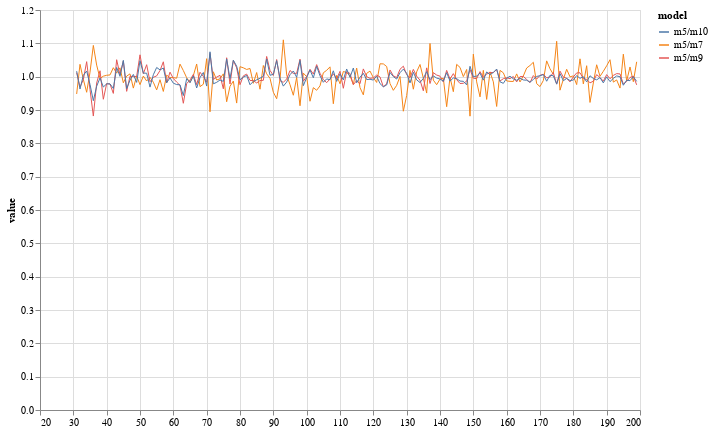

Notebook code cell kept with this figure:
### Code cell
width = 600
height = 400
c = alt.Chart(bfdf).mark_line(
    strokeWidth = 1,
    ).encode(
    alt.X('t:Q', title=None),
    alt.Y('value:Q'),
    alt.Color('model')
    ).properties(width=width, height=height).interactive()
c

### Figure 1 — Vega-Lite specification as saved in the notebook (floating-point values rounded to 4 significant figures; data arrays with more than 128 entries replaced by an {"elided": "..."} marker saying what was removed)
{"config": {"view": {"continuousWidth": 400, "continuousHeight": 300}}, "data": {"name": "data-9d405e87114e0111fd8b7b03694bfe5a"}, "mark": {"type": "line", "strokeWidth": 1}, "encoding": {"color": {"type": "nominal", "field": "model"}, "x": {"type": "quantitative", "field": "t", "title": null}, "y": {"type": "quantitative", "field": "value"}}, "height": 400, "selection": {"selector001": {"type": "interval", "bind": "scales", "encodings": ["x", "y"]}}, "width": 600, "$schema": "https://vega.github.io/schema/vega-lite/v4.8.1.json", "datasets": {"data-9d405e87114e0111fd8b7b03694bfe5a": {"elided": "507 records"}}}
